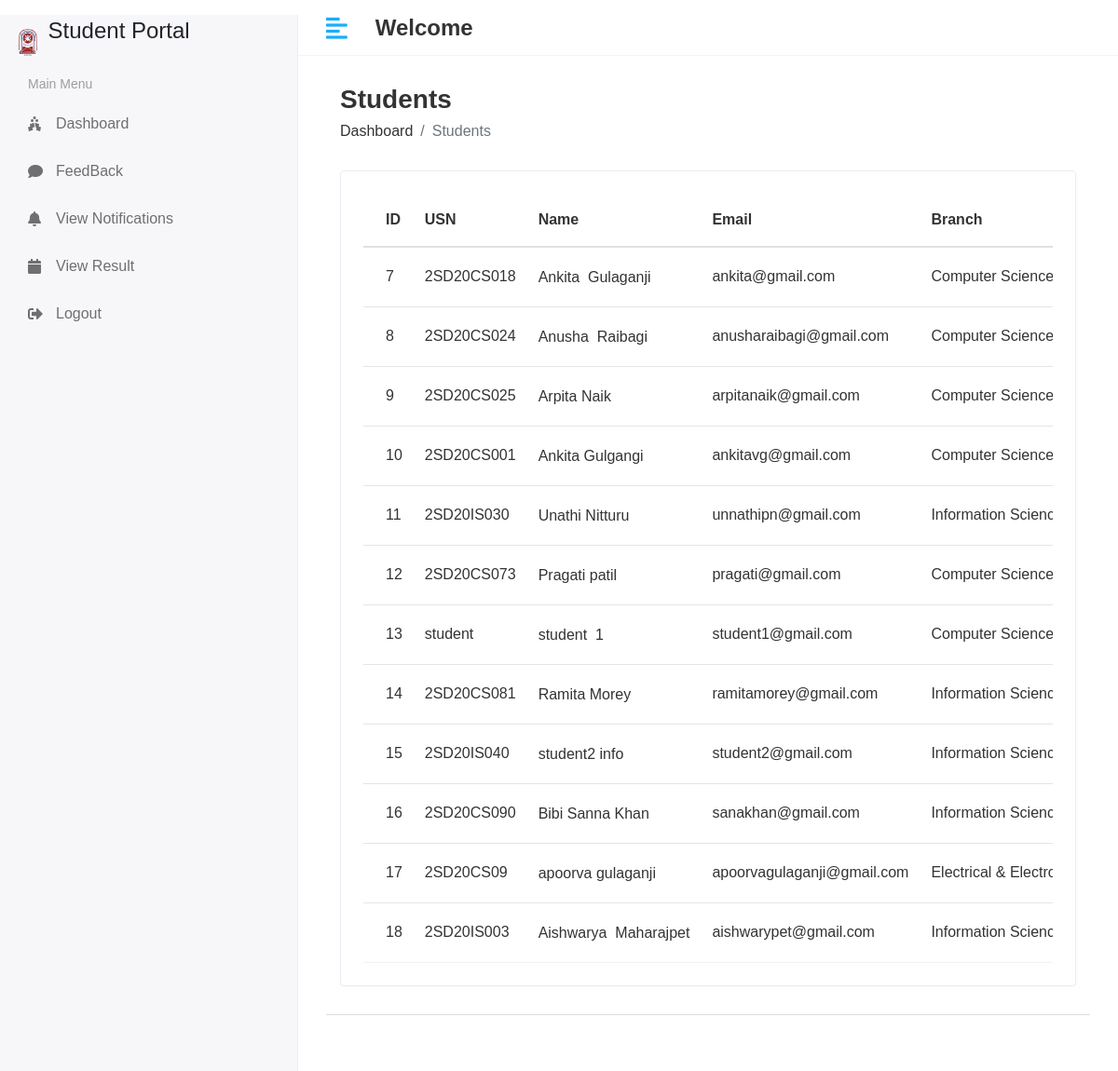
The page /HOD/Student/View on the database its author committed.
### student/models.py (models this page shows, shortened)
class Student_list(models.Model):
    admin = models.OneToOneField(CustomUser,on_delete=models.CASCADE)
    address = models.TextField()
    gender = models.CharField(max_length=100)
    branch_id = models.ForeignKey(Branch,on_delete=models.DO_NOTHING)
    created_at = models.DateTimeField(auto_now=True)
    updated_at = models.DateTimeField(auto_now=True)

class CustomUser(AbstractUser):
    USER = (
        (1,'HOD'),
        (2,'STAFF'),
        (3,'STUDENT')
    )
    user_type = models.CharField(choices=USER,max_length=50,default=1)
    profile_pic = models.ImageField(upload_to='media/profile_pic')

class Branch(models.Model):
    name = models.CharField(max_length=100)
    created_at = models.DateTimeField(auto_now=True)
    updated_at = models.DateTimeField(auto_now=True)

### student_management/Hod_views.py (the view)
# urls.py: path('HOD/Student/View',Hod_views.VIEW_STUDENT,name='view_student'),
def VIEW_STUDENT(request):
    students = Student_list.objects.all()
    context = {
        'students':students,
    }
    return render(request,'Hod/view_student.html',context)

### template/hod/view_student.html (shortened to what this page needs)
{% extends 'base.html' %}
{% block content %}
<div class="content container-fluid">
               <div class="page-header">
                  <div class="row align-items-center">
                     <div class="col">
                        <h3 class="page-title">Students</h3>
                        <ul class="breadcrumb">
                           <li class="breadcrumb-item"><a href="index.html">Dashboard</a></li>
                           <li class="breadcrumb-item active">Students</li>
                        </ul>
                     </div>
                  </div>
               </div>
               <div class="row">
                  <div class="col-sm-12">
                     <div class="card card-table">
                        <div class="card-body">
                           <div class="table-responsive">
                              <table class="table table-hover table-center mb-0 datatable">
                                 <thead>
                                    <tr>
                                       <th>ID</th>
                                       <th>USN</th>
                                       <th>Name</th>
                                       <th>Email</th>
                                       <th>Branch</th>
                                    </tr>
                                 </thead>
                                 <tbody>
                                 {% for i in students %}
                                    <tr>
                                       <td>{{i.id}}</td>
                                        <td>{{i.admin.username}}</td>
                                       <td>
                                          <h2 class="table-avatar">
                                             <a href="student-details.html">{{i.admin.first_name}}&nbsp{{i.admin.last_name}}</a>
                                          </h2>
                                       </td>
                                       <td>{{i.admin.email}}</td>
                                       <td>{{i.branch_id.name}}</td>
                                    </tr>
                                 {% endfor %}
                                 </tbody>
                              </table>
                           </div>
                        </div>
                     </div>
                  </div>
               </div>
            </div>
{% endblock %}

### template/base.html (shortened to what this page needs)
<!DOCTYPE html>
<html lang="en">
{% load static %}
   <head>
      <link rel="stylesheet" href="{% static 'assets/plugins/bootstrap/css/bootstrap.min.css' %}">
      <link rel="stylesheet" href="{% static 'assets/plugins/fontawesome/css/fontawesome.min.css' %}">
      <link rel="stylesheet" href="{% static 'assets/plugins/fontawesome/css/all.min.css' %}">
      <link rel="stylesheet" href="{% static 'assets/css/style.css' %}">
   </head>
   <body>
        <div class="main-wrapper">
         {% include 'includes/header.html'%}
         {% include 'includes/sidebar.html' %}
      <div class="page-wrapper">
         <div class="content container-fluid">
       {% block content %}
            {% endblock %}
       {% include 'includes/footer.html' %}
         </div>
      </div>
   </body>
</html>

### template/includes/header.html (shortened to what this page needs)
{% load static %}
<div class="header">
            <div class="header-left mt-3" >
               <a href="index.html" class="logo">
               <img alt="Logo" width="30" height="30">
               </a>
              &nbsp;<pre><b><h4> Student Portal</h4></b></pre>
            </div>
            <a href="javascript:void(0);" id="toggle_btn">
            <i class="fas fa-align-left"></i>
            </a>
            <div class="top-nav-search mt-3">
              <h4><strong>Welcome</strong>&nbsp;</h4>
            </div>
</div>

### template/includes/sidebar.html (shortened to what this page needs)
{% load active_link_tags %}
<div class="sidebar" id="sidebar">
            <div class="sidebar-inner slimscroll">
               <div id="sidebar-menu" class="sidebar-menu">
                  {% if user.user_type == '1' %}
                  <ul>
                     <li class="menu-title">
                        <span>Main Menu</span>
                     </li>
                     <li class="{% active_link 'hod_home' 'active' %}">
                        <a href="{% url 'hod_home' %}"><i class="fas fa-holly-berry"></i> <span>Dashboard</span></a>
                     </li>
                     <li class="submenu {% active_link 'view_student' 'active' %} {% active_link 'add_student' 'active' %}">
                        <a href="#"><i class="fas fa-user-graduate"></i> <span> Student </span> <span class="menu-arrow"></span></a>
                        <ul>
                           <li><a href="{% url 'view_student' %}">Student View</a></li>
                           <li><a href="{% url 'add_student'  %}">Add Student </a></li>
                        </ul>
                     </li>
                     <li class="submenu {% active_link 'add_staff' 'active' %} {% active_link 'view_staff' 'active' %}">
                        <a href="#"><i class="fas fa-chalkboard-teacher"></i> <span> Staff </span> <span class="menu-arrow"></span></a>
                        <ul>
                           <li><a href="{% url 'add_staff' %}">Add Staff</a></li>
                           <li><a href="{% url 'view_staff' %}">View Staff </a></li>
                        </ul>
                     </li>
                     <li class="submenu {% active_link 'add_branch' 'active' %} {% active_link 'view_branch' 'active' %}">
                        <a href="#"><i class="fas fa-building"></i> <span> Branch </span> <span class="menu-arrow"></span></a>
                        <ul>
                           <li><a href="{% url 'view_branch' %}">View Branch</a></li>
                           <li><a href="{% url 'add_branch' %}">Add Branch</a></li>
                        </ul>
                     </li>
                     <li class="submenu {% active_link 'add_subject' 'active' %} {% active_link 'view_subject' 'active' %}">
                        <a href="#"><i class="fas fa-book-reader"></i> <span> Subjects</span> <span class="menu-arrow"></span></a>
                        <ul>
                           <li><a href="{% url 'add_subject' %}">Add Subject </a></li>
                           <li><a href="{% url 'view_subject' %}">View Subject</a></li>
                        </ul>
                     </li>
                     <li>
                        <a href="{% url 'student_feedback' %}"><i class="fas fa-bell"></i> <span>Student Feedback</span></a>
                     </li>
                     <li>
                        <a href="{% url 'staff_send_notification' %}"><i class="fas fa-bell"></i> <span>Staff Notification</span></a>
                     </li<li>
                        <a href="{% url 'stud_notifications' %}"><i class="fas fa-comments"></i> <span>Student Notification</span></a>
                     </li>
                     <li>
                        <a href="{% url 'logout' %}"><i class="fas fa-sign-out-alt"></i> <span>Logout</span></a>
                     </li>
                     <li>
                        <a href="{% url 'profile' %}"><i class="fa fa-user" aria-hidden="true"></i><span>Proile Update</span></a>
                     </li>
                  </ul>
                  {% else %}
                  <ul>
                     <li class="menu-title">
                        <span>Main Menu</span>
                     </li>
                     <li class="{% active_link 'home' 'active' %}">
                        <a href="{% url 'home' %}"><i class="fas fa-holly-berry"></i> <span>Dashboard</span></a>
                     </li>
                      <li class="{% active_link 'student_feed' 'active' %}">
                          <a href="{% url 'student_feed' %}"><i class="fas fa-comment" aria-hidden="true"></i><span>FeedBack</span></a>
                      </li>
                      <li class="{% active_link 's_notifications' 'active' %}">
                          <a href="{% url 's_notifications' %}"><i class="fas fa-bell" aria-hidden="true"></i><span>View Notifications</span></a>
                      </li>
                      <li class="{% active_link 'view_result' 'active' %}">
                          <a href="{% url 'view_result' %}"><i class="fa fa-calendar" aria-hidden="true"></i><span>View Result</span></a>
                     </li>
                      <li class="{% active_link 'logout' 'active' %}">
                        <a href="{% url 'logout' %}"><i class="fas fa-sign-out-alt"></i> <span>Logout</span></a>
                     </li>
                  </ul>
                  {% endif %}
               </div>
            </div>
         </div>

### template/includes/footer.html (shortened to what this page needs)
<footer>
            </footer>

### static/assets/css/style.css (style rules this page uses)
html { height: 100%; }
body { background-color: #fff; color: #333; font-family: 'Poppins', sans-serif; font-size: 1rem; height: 100%; line-height: 1.5; overflow-x: hidden; }
h1, h2, h3, h4, h5, h6 { font-family: 'Poppins', sans-serif; margin-top: 0; }
a { color: #009ce7; }
input, button, a { transition: all 0.4s ease; -moz-transition: all 0.4s ease; -o-transition: all 0.4s ease; -ms-transition: all 0.4s ease; -webkit-transition: all 0.4s ease; }
ul, ol { padding: 0px; list-style: none; }
.table { color: #333; max-width: 100%; margin-bottom: 0; width: 100%; }
table.table td h2 { display: inline-block; font-size: inherit; font-weight: 400; margin: 0; padding: 0; vertical-align: middle; }
table.table td h2.table-avatar { align-items: center; display: inline-flex; font-size: inherit; font-weight: 400; margin: 0; padding: 0; vertical-align: middle; white-space: nowrap; }
table.table td h2 a { color: #333; }
.table thead tr th { font-weight: 600; }
.table tbody tr { border-bottom: 1px solid rgba(0, 0, 0, 0.05); }
.table.table-center td, .table.table-center th { vertical-align: middle; }
.card-table .card-body .table > thead > tr > th { border-top: 0; }
.card-table .card-body .table tr td:first-child, .card-table .card-body .table tr th:first-child { padding-left: 1.5rem; }
.card-table .table td, .card-table .table th { border-top: 1px solid #e2e5e8; padding: 1rem 0.75rem; white-space: nowrap; }
.card { border: 1px solid #ececf5; box-shadow: 0 1px 3px 0 rgba(0, 0, 0, 0.03); margin-bottom: 1.875rem; }
.card-body { padding: 1.5rem; }
.header { background-color: #fff; border-bottom: 1px solid #f3f3f4; left: 0; position: fixed; right: 0; top: 0; z-index: 1001; height: 60px; }
.header .header-left { float: left; height: 60px; padding: 0 20px; position: relative; width: 320px; z-index: 1; transition: all 0.2s ease-in-out; background-color: #f7f7fa; border-bottom: 1px solid #efefef; border-right: 1px solid #ececf5; display: flex; align-items: center; }
.header .header-left .logo { display: inline-block; line-height: 60px; }
.header .header-left .logo img { max-height: 40px; width: auto; }
.menu-title { color: #a3a3a3; display: block; font-size: 14px; margin-bottom: 5px; padding: 0 25px; }
.top-nav-search { float: left; margin-left: 15px; }
footer { padding: 1.875rem 1.875rem; border-top: 1px solid #ddd; }
.sidebar { background-color: #f7f7fa; border-right: 1px solid #ececf5; bottom: 0; left: 0; margin-top: 0; position: fixed; top: 60px; transition: all 0.2s ease-in-out 0s; width: 320px; z-index: 1001; }
.sidebar-inner { height: 100%; min-height: 100%; transition: all 0.2s ease-in-out 0s; }
.sidebar-menu { padding: 15px; }
.sidebar-menu ul { font-size: 15px; list-style-type: none; margin: 0; padding: 0; position: relative; }
.sidebar-menu li a { color: #6f6f6f; display: block; font-size: 16px; height: auto; padding: 0 20px; }
.menu-title { color: #9e9e9e; display: flex; font-size: 14px; opacity: 1; padding: 5px 15px; white-space: nowrap; }
.sidebar .sidebar-menu > ul > li > a span { transition: all 0.2s ease-in-out 0s; display: inline-block; margin-left: 10px; white-space: nowrap; }
.sidebar-menu > ul > li { margin-bottom: 3px; position: relative; }
.sidebar-menu > ul > li:last-child { margin-bottom: 0; }
.sidebar-menu > ul > li > a { align-items: center; display: flex; justify-content: flex-start; padding: 12px 15px; position: relative; transition: all 0.2s ease-in-out 0s; }
.sidebar-menu ul li a i { display: inline-block; font-size: 16px; line-height: 24px; text-align: left; vertical-align: middle; width: 20px; transition: all 0.2s ease-in-out 0s; }
.main-wrapper { width: 100%; height: 100vh; min-height: 100vh; }
.page-wrapper { margin-left: 320px; padding-top: 60px; position: relative; transition: all 0.4s ease; }
.page-wrapper > .content { padding: 1.875rem 1.875rem 0; }
.page-header { margin-bottom: 1.875rem; }
.page-header .breadcrumb { background-color: transparent; color: #6c757d; font-size: 1rem; font-weight: 500; margin-bottom: 0; padding: 0; }
.page-header .breadcrumb a { color: #333; }
.page-title { font-size: 28px; font-weight: 600; color: #333; margin-bottom: 5px; }
@media (min-width: 992px) { #toggle_btn { align-items: center; color: #18aefa; display: inline-flex; float: left; font-size: 26px; height: 60px; justify-content: center; margin-left: 15px; padding: 0 15px; } }

### rows shown on the page
Student_list: id "7", admin.username "2SD20CS018", admin.first_name "Ankita", admin.last_name "Gulaganji", admin.email "ankita@gmail.com", branch_id.name "Computer Science…"
Student_list: id "8", admin.username "2SD20CS024", admin.first_name "Anusha", admin.last_name "Raibagi", admin.email "anusharaibagi@gmail.com", branch_id.name "Computer Science…"
Student_list: id "9", admin.username "2SD20CS025", admin.first_name "Arpita", admin.last_name "Naik", admin.email "arpitanaik@gmail.com", branch_id.name "Computer Science…"
Student_list: id "10", admin.username "2SD20CS001", admin.first_name "Ankita", admin.last_name "Gulgangi", admin.email "ankitavg@gmail.com", branch_id.name "Computer Science…"
Student_list: id "11", admin.username "2SD20IS030", admin.first_name "Unathi", admin.last_name "Nitturu", admin.email "unnathipn@gmail.com", branch_id.name "Information…"
Student_list: id "12", admin.username "2SD20CS073", admin.first_name "Pragati", admin.last_name "patil", admin.email "pragati@gmail.com", branch_id.name "Computer Science…"
Student_list: id "13", admin.username "student", admin.first_name "student", admin.last_name "1", admin.email "student1@gmail.com", branch_id.name "Computer Science…"
Student_list: id "14", admin.username "2SD20CS081", admin.first_name "Ramita", admin.last_name "Morey", admin.email "ramitamorey@gmail.com", branch_id.name "Information…"
Student_list: id "15", admin.username "2SD20IS040", admin.first_name "student2", admin.last_name "info", admin.email "student2@gmail.com", branch_id.name "Information…"
Student_list: id "16", admin.username "2SD20CS090", admin.first_name "Bibi Sanna", admin.last_name "Khan", admin.email "sanakhan@gmail.com", branch_id.name "Information…"
Student_list: id "17", admin.username "2SD20CS09", admin.first_name "apoorva", admin.last_name "gulaganji", admin.email "apoorvagulaganji@gmail.com", branch_id.name "Electrical &…"
Student_list: id "18", admin.username "2SD20IS003", admin.first_name "Aishwarya", admin.last_name "Maharajpet", admin.email "aishwarypet@gmail.com", branch_id.name "Information…"
